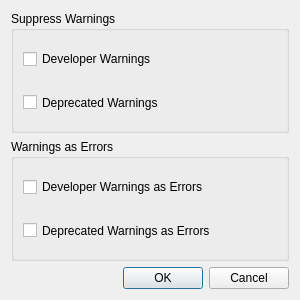
<?xml version="1.0" encoding="UTF-8"?>
<ui version="4.0">
 <class>MessagesDialog</class>
 <widget class="QDialog" name="MessagesDialog">
  <property name="geometry">
   <rect>
    <x>0</x>
    <y>0</y>
    <width>300</width>
    <height>300</height>
   </rect>
  </property>
  <property name="windowTitle">
   <string>Warning Messages</string>
  </property>
  <property name="modal">
   <bool>true</bool>
  </property>
  <layout class="QVBoxLayout" name="verticalLayout">
   <item>
    <widget class="QGroupBox" name="groupBox">
     <property name="sizePolicy">
      <sizepolicy hsizetype="Expanding" vsizetype="Expanding">
       <horstretch>0</horstretch>
       <verstretch>0</verstretch>
      </sizepolicy>
     </property>
     <property name="title">
      <string>Suppress Warnings</string>
     </property>
     <layout class="QVBoxLayout" name="verticalLayout_2">
      <item>
       <widget class="QCheckBox" name="suppressDeveloperWarnings">
        <property name="sizePolicy">
         <sizepolicy hsizetype="Expanding" vsizetype="Expanding">
          <horstretch>0</horstretch>
          <verstretch>0</verstretch>
         </sizepolicy>
        </property>
        <property name="toolTip">
         <string>Suppress developer (author) warnings.</string>
        </property>
        <property name="text">
         <string>Developer Warnings</string>
        </property>
        <property name="tristate">
         <bool>false</bool>
        </property>
       </widget>
      </item>
      <item>
       <widget class="QCheckBox" name="suppressDeprecatedWarnings">
        <property name="sizePolicy">
         <sizepolicy hsizetype="Expanding" vsizetype="Expanding">
          <horstretch>0</horstretch>
          <verstretch>0</verstretch>
         </sizepolicy>
        </property>
        <property name="toolTip">
         <string>Suppress deprecated warnings.</string>
        </property>
        <property name="text">
         <string>Deprecated Warnings</string>
        </property>
        <property name="tristate">
         <bool>false</bool>
        </property>
       </widget>
      </item>
     </layout>
    </widget>
   </item>
   <item>
    <widget class="QGroupBox" name="groupBox_2">
     <property name="sizePolicy">
      <sizepolicy hsizetype="Expanding" vsizetype="Expanding">
       <horstretch>0</horstretch>
       <verstretch>0</verstretch>
      </sizepolicy>
     </property>
     <property name="title">
      <string>Warnings as Errors</string>
     </property>
     <layout class="QVBoxLayout" name="verticalLayout_3">
      <item>
       <widget class="QCheckBox" name="developerWarningsAsErrors">
        <property name="sizePolicy">
         <sizepolicy hsizetype="Expanding" vsizetype="Expanding">
          <horstretch>0</horstretch>
          <verstretch>0</verstretch>
         </sizepolicy>
        </property>
        <property name="toolTip">
         <string>Treat developer (author) warnings as errors.</string>
        </property>
        <property name="text">
         <string>Developer Warnings as Errors</string>
        </property>
       </widget>
      </item>
      <item>
       <widget class="QCheckBox" name="deprecatedWarningsAsErrors">
        <property name="sizePolicy">
         <sizepolicy hsizetype="Expanding" vsizetype="Expanding">
          <horstretch>0</horstretch>
          <verstretch>0</verstretch>
         </sizepolicy>
        </property>
        <property name="toolTip">
         <string>Treat deprecated warnings as errors.</string>
        </property>
        <property name="text">
         <string>Deprecated Warnings as Errors</string>
        </property>
       </widget>
      </item>
     </layout>
    </widget>
   </item>
   <item>
    <widget class="QDialogButtonBox" name="buttonBox">
     <property name="sizePolicy">
      <sizepolicy hsizetype="Expanding" vsizetype="Preferred">
       <horstretch>0</horstretch>
       <verstretch>0</verstretch>
      </sizepolicy>
     </property>
     <property name="orientation">
      <enum>Qt::Horizontal</enum>
     </property>
     <property name="standardButtons">
      <set>QDialogButtonBox::Cancel|QDialogButtonBox::Ok</set>
     </property>
    </widget>
   </item>
  </layout>
 </widget>
 <resources/>
 <connections>
  <connection>
   <sender>buttonBox</sender>
   <signal>accepted()</signal>
   <receiver>MessagesDialog</receiver>
   <slot>accept()</slot>
   <hints>
    <hint type="sourcelabel">
     <x>248</x>
     <y>254</y>
    </hint>
    <hint type="destinationlabel">
     <x>157</x>
     <y>274</y>
    </hint>
   </hints>
  </connection>
  <connection>
   <sender>buttonBox</sender>
   <signal>rejected()</signal>
   <receiver>MessagesDialog</receiver>
   <slot>reject()</slot>
   <hints>
    <hint type="sourcelabel">
     <x>316</x>
     <y>260</y>
    </hint>
    <hint type="destinationlabel">
     <x>286</x>
     <y>274</y>
    </hint>
   </hints>
  </connection>
 </connections>
</ui>
